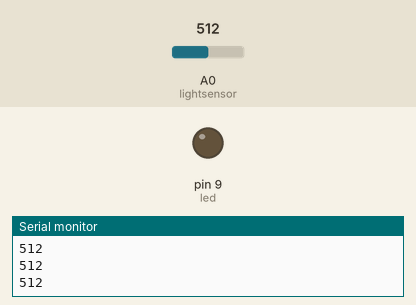
Recording of a sketch running on a simulated Arduino Uno, built with avr-gcc and run on an emulated ATmega328P. On the bench: output pins drawn as LEDs (lit = HIGH), the last lines printed to the serial monitor. Inputs (shaded band) come from the test bench; at power-on: A0 (lightsensor) = 512.

Above: at 1.2 s.
1.3 s: A0 (lightsensor) set to 313
2.8 s: A0 (lightsensor) set to 291
At 3.9 s:
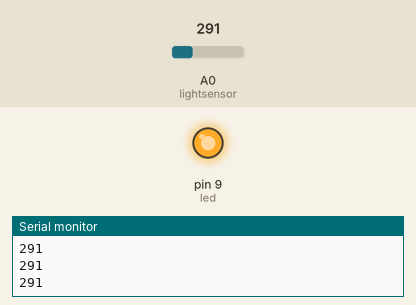
4.3 s: A0 (lightsensor) set to 306
At 5.0 s:
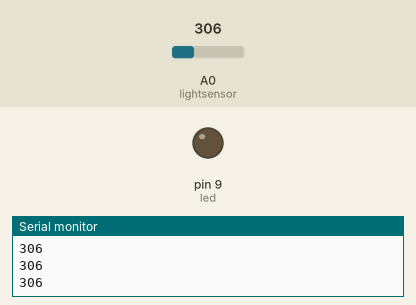
5.8 s: A0 (lightsensor) set to 290
At 6.2 s:
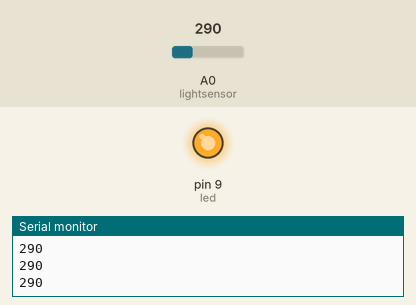
Timing chart, 0 to 8.3 s (numbered marks = the images above; inputs shaded):
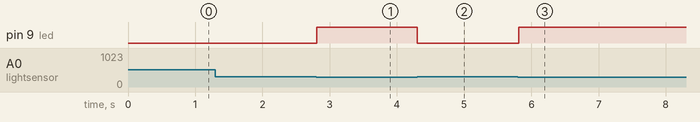

The sketch:

arduino_lightsensor_control.ino
```cpp
int led=9;
int lightsensor=A0;
void setup()
{
  pinMode(led, OUTPUT);
  Serial.begin(9600);
}
void loop()
{
  int value=analogRead(lightsensor);
  Serial.println(value);
  if (value<300)
  {
    digitalWrite(led, 1);
  }
else
{
  digitalWrite(led, 0);
}
}
```

Measured:
- the behaviour switches between 300 and 299 on A0 (lightsensor) (found by bisection; images 0 and 1)
- after the input at 2.8 s, pin 9 (led): LOW → HIGH at once
- after the input at 4.3 s, pin 9 (led): HIGH → LOW at once
- after the input at 5.8 s, pin 9 (led): LOW → HIGH at once
